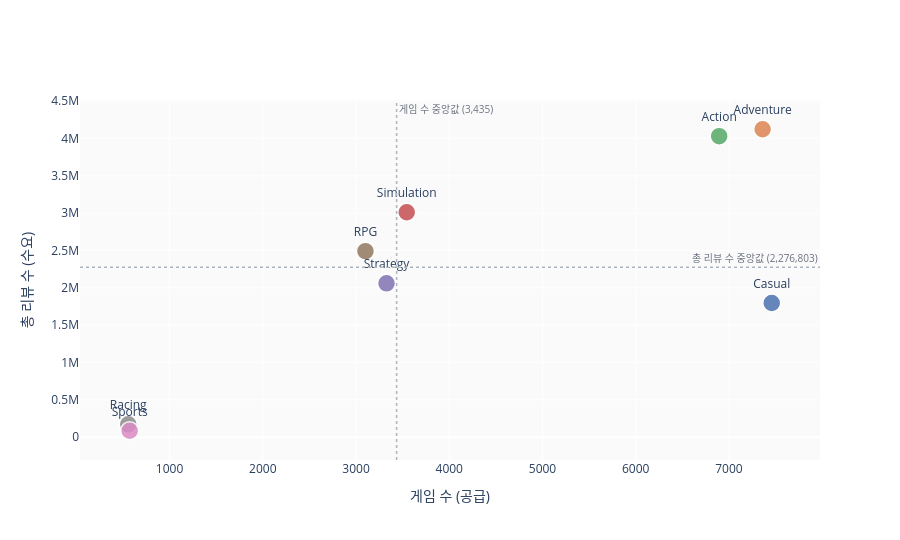

The notebook cell saved with this chart:
### Markdown cell above
## 3. 공급 vs 수요 포지셔닝 산점도

### Code cell
mid_games   = genre_stats['game_count'].median()
mid_reviews = genre_stats['total_reviews'].median()

genre_stats['reviews_per_game'] = (genre_stats['total_reviews'] / genre_stats['game_count']).round(0).astype(int)

color_map = {g: PALETTE[i] for i, g in enumerate(genre_stats.sort_values('game_count', ascending=False)['genre'])}

fig = go.Figure()

for _, row in genre_stats.iterrows():
    fig.add_trace(go.Scatter(
        x=[row['game_count']],
        y=[row['total_reviews']],
        mode='markers+text',
        name=row['genre'],
        marker=dict(size=18, color=color_map[row['genre']], opacity=0.85, line=dict(width=1.5, color='white')),
        text=[row['genre']],
        textposition='top center',
        textfont=dict(size=12),
        customdata=[[row['reviews_per_game']]],
        hovertemplate=(
            '<b>%{text}</b><br>'
            '게임 수: %{x:,}개<br>'
            '총 리뷰 수: %{y:,}<br>'
            '게임당 평균 리뷰: %{customdata[0]:,}<extra></extra>'
        ),
        showlegend=False,
    ))

fig.add_vline(x=mid_games,   line_dash='dot', line_color='#adb5bd', line_width=1.5,
              annotation_text=f'게임 수 중앙값 ({int(mid_games):,})', annotation_position='top right',
              annotation_font=dict(size=10, color='#6B7280'))
fig.add_hline(y=mid_reviews, line_dash='dot', line_color='#adb5bd', line_width=1.5,
              annotation_text=f'총 리뷰 수 중앙값 ({int(mid_reviews):,})', annotation_position='top right',
              annotation_font=dict(size=10, color='#6B7280'))

fig.update_layout(
    # title='장르별 게임 수(공급) vs 리뷰 수(수요)<br><sub>점선: 각 축 중앙값</sub>',
    xaxis_title='게임 수 (공급)',
    yaxis_title='총 리뷰 수 (수요)',
    height=540,
    plot_bgcolor='#FAFAFA',
)
fig.show()

### Figure 1 — Plotly figure (JSON) as saved in the notebook; plotly's stock layout.template omitted (floating-point values rounded to 4 significant figures)
{"data": [{"customdata": [[585]], "hovertemplate": "<b>%{text}</b><br>게임 수: %{x:,}개<br>총 리뷰 수: %{y:,}<br>게임당 평균 리뷰: %{customdata[0]:,}<extra></extra>", "marker": {"color": "#55A868", "line": {"color": "white", "width": 1.5}, "opacity": 0.85, "size": 18}, "mode": "markers+text", "name": "Action", "showlegend": false, "text": ["Action"], "textfont": {"size": 12}, "textposition": "top center", "type": "scatter", "x": [6895], "y": [4032794]}, {"customdata": [[560]], "hovertemplate": "<b>%{text}</b><br>게임 수: %{x:,}개<br>총 리뷰 수: %{y:,}<br>게임당 평균 리뷰: %{customdata[0]:,}<extra></extra>", "marker": {"color": "#DD8452", "line": {"color": "white", "width": 1.5}, "opacity": 0.85, "size": 18}, "mode": "markers+text", "name": "Adventure", "showlegend": false, "text": ["Adventure"], "textfont": {"size": 12}, "textposition": "top center", "type": "scatter", "x": [7361], "y": [4125139]}, {"customdata": [[241]], "hovertemplate": "<b>%{text}</b><br>게임 수: %{x:,}개<br>총 리뷰 수: %{y:,}<br>게임당 평균 리뷰: %{customdata[0]:,}<extra></extra>", "marker": {"color": "#4C72B0", "line": {"color": "white", "width": 1.5}, "opacity": 0.85, "size": 18}, "mode": "markers+text", "name": "Casual", "showlegend": false, "text": ["Casual"], "textfont": {"size": 12}, "textposition": "top center", "type": "scatter", "x": [7459], "y": [1797395]}, {"customdata": [[804]], "hovertemplate": "<b>%{text}</b><br>게임 수: %{x:,}개<br>총 리뷰 수: %{y:,}<br>게임당 평균 리뷰: %{customdata[0]:,}<extra></extra>", "marker": {"color": "#937860", "line": {"color": "white", "width": 1.5}, "opacity": 0.85, "size": 18}, "mode": "markers+text", "name": "RPG", "showlegend": false, "text": ["RPG"], "textfont": {"size": 12}, "textposition": "top center", "type": "scatter", "x": [3101], "y": [2492253]}, {"customdata": [[308]], "hovertemplate": "<b>%{text}</b><br>게임 수: %{x:,}개<br>총 리뷰 수: %{y:,}<br>게임당 평균 리뷰: %{customdata[0]:,}<extra></extra>", "marker": {"color": "#8C8C8C", "line": {"color": "white", "width": 1.5}, "opacity": 0.85, "size": 18}, "mode": "markers+text", "name": "Racing", "showlegend": false, "text": ["Racing"], "textfont": {"size": 12}, "textposition": "top center", "type": "scatter", "x": [557], "y": [171831]}, {"customdata": [[850]], "hovertemplate": "<b>%{text}</b><br>게임 수: %{x:,}개<br>총 리뷰 수: %{y:,}<br>게임당 평균 리뷰: %{customdata[0]:,}<extra></extra>", "marker": {"color": "#C44E52", "line": {"color": "white", "width": 1.5}, "opacity": 0.85, "size": 18}, "mode": "markers+text", "name": "Simulation", "showlegend": false, "text": ["Simulation"], "textfont": {"size": 12}, "textposition": "top center", "type": "scatter", "x": [3544], "y": [3013753]}, {"customdata": [[151]], "hovertemplate": "<b>%{text}</b><br>게임 수: %{x:,}개<br>총 리뷰 수: %{y:,}<br>게임당 평균 리뷰: %{customdata[0]:,}<extra></extra>", "marker": {"color": "#DA8BC3", "line": {"color": "white", "width": 1.5}, "opacity": 0.85, "size": 18}, "mode": "markers+text", "name": "Sports", "showlegend": false, "text": ["Sports"], "textfont": {"size": 12}, "textposition": "top center", "type": "scatter", "x": [572], "y": [86395]}, {"customdata": [[620]], "hovertemplate": "<b>%{text}</b><br>게임 수: %{x:,}개<br>총 리뷰 수: %{y:,}<br>게임당 평균 리뷰: %{customdata[0]:,}<extra></extra>", "marker": {"color": "#8172B2", "line": {"color": "white", "width": 1.5}, "opacity": 0.85, "size": 18}, "mode": "markers+text", "name": "Strategy", "showlegend": false, "text": ["Strategy"], "textfont": {"size": 12}, "textposition": "top center", "type": "scatter", "x": [3327], "y": [2061354]}], "layout": {"annotations": [{"font": {"color": "#6B7280", "size": 10}, "showarrow": false, "text": "게임 수 중앙값 (3,435)", "x": 3436.0, "xanchor": "left", "xref": "x", "y": 1, "yanchor": "top", "yref": "y domain"}, {"font": {"color": "#6B7280", "size": 10}, "showarrow": false, "text": "총 리뷰 수 중앙값 (2,276,803)", "x": 1, "xanchor": "right", "xref": "x domain", "y": 2277000.0, "yanchor": "bottom", "yref": "y"}], "height": 540, "plot_bgcolor": "#FAFAFA", "shapes": [{"line": {"color": "#adb5bd", "dash": "dot", "width": 1.5}, "type": "line", "x0": 3436.0, "x1": 3436.0, "xref": "x", "y0": 0, "y1": 1, "yref": "y domain"}, {"line": {"color": "#adb5bd", "dash": "dot", "width": 1.5}, "type": "line", "x0": 0, "x1": 1, "xref": "x domain", "y0": 2277000.0, "y1": 2277000.0, "yref": "y"}], "xaxis": {"title": {"text": "게임 수 (공급)"}}, "yaxis": {"title": {"text": "총 리뷰 수 (수요)"}}}}
